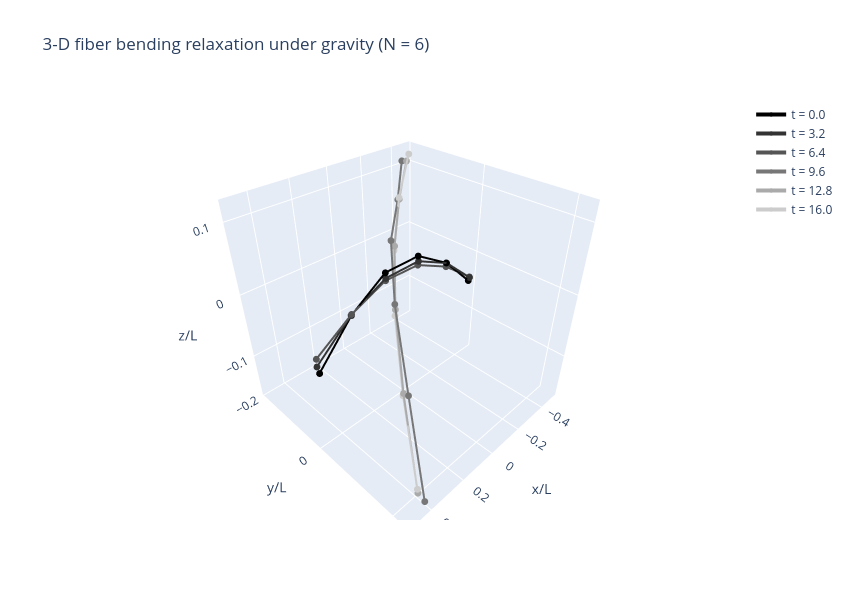

This figure's notebook cell:
### Markdown cell above
## Plot — 3-D shape over time

Snapshots in the frame moving with the centre of mass, scaled by the
fiber length. The black curve is the initial bent shape; lighter
shades show the progressive relaxation toward a straight, gravity-
aligned configuration.

### Code cell
step_indices = np.linspace(0, n_steps - 1, 6, dtype=int)
times = step_indices * dt
colors = ["#000000", "#333333", "#555555", "#777777", "#aaaaaa", "#cccccc"]

fig = go.Figure()
for c, step, t in zip(colors, step_indices, times):
    snap = lab_pos[step]
    centred = (snap - snap.mean(axis=0)) / L
    fig.add_trace(go.Scatter3d(
        x=centred[:, 0], y=centred[:, 1], z=centred[:, 2],
        mode="lines+markers",
        name=f"t = {t:.1f}",
        line=dict(color=c, width=4),
        marker=dict(size=4, color=c),
    ))

fig.update_layout(
    title=f"3-D fiber bending relaxation under gravity (N = {N})",
    scene=dict(xaxis_title="x/L", yaxis_title="y/L", zaxis_title="z/L", aspectmode="cube"),
    width=850, height=600,
)
fig.show()

### Figure 1 — Plotly figure (JSON) as saved in the notebook; plotly's stock layout.template omitted (floating-point values rounded to 4 significant figures)
{"data": [{"line": {"color": "#000000", "width": 4}, "marker": {"color": "#000000", "size": 4}, "mode": "lines+markers", "name": "t = 0.0", "type": "scatter3d", "x": [-0.4888, -0.2962, -0.09956, 0.09958, 0.2962, 0.4888], "y": [-0.00546, -0.00225, -0.0008882, -0.0001026, 0.00203, 0.006671], "z": [-0.04661, 0.006757, 0.03995, 0.03992, 0.006671, -0.04668]}, {"line": {"color": "#333333", "width": 4}, "marker": {"color": "#333333", "size": 4}, "mode": "lines+markers", "name": "t = 3.2", "type": "scatter3d", "x": [-0.4919, -0.2978, -0.1, 0.09958, 0.2976, 0.4925], "y": [-0.003813, -0.001766, -0.0002565, 0.0004515, 0.001661, 0.003724], "z": [-0.04113, 0.006413, 0.03259, 0.03225, 0.007023, -0.03715]}, {"line": {"color": "#555555", "width": 4}, "marker": {"color": "#555555", "size": 4}, "mode": "lines+markers", "name": "t = 6.4", "type": "scatter3d", "x": [-0.494, -0.2983, -0.1003, 0.09926, 0.298, 0.4953], "y": [-0.004892, -0.003411, -0.002112, -0.0001101, 0.003576, 0.006949], "z": [-0.04075, 0.0003718, 0.02637, 0.02881, 0.008911, -0.02371]}, {"line": {"color": "#777777", "width": 4}, "marker": {"color": "#777777", "size": 4}, "mode": "lines+markers", "name": "t = 9.6", "type": "scatter3d", "x": [-0.4423, -0.2573, -0.06957, 0.104, 0.2592, 0.4059], "y": [-0.1902, -0.1228, -0.06037, 0.02456, 0.1243, 0.2245], "z": [0.1066, 0.07695, 0.04997, 0.0031, -0.07243, -0.1642]}, {"line": {"color": "#aaaaaa", "width": 4}, "marker": {"color": "#aaaaaa", "size": 4}, "mode": "lines+markers", "name": "t = 12.8", "type": "scatter3d", "x": [-0.4501, -0.2614, -0.07622, 0.101, 0.2662, 0.4205], "y": [-0.1794, -0.1204, -0.05365, 0.02452, 0.1149, 0.214], "z": [0.1076, 0.0777, 0.04293, -0.005448, -0.07163, -0.1511]}, {"line": {"color": "#cccccc", "width": 4}, "marker": {"color": "#cccccc", "size": 4}, "mode": "lines+markers", "name": "t = 16.0", "type": "scatter3d", "x": [-0.4506, -0.2614, -0.07763, 0.09871, 0.2658, 0.4252], "y": [-0.1729, -0.1211, -0.05641, 0.02212, 0.1137, 0.2147], "z": [0.1186, 0.07981, 0.03568, -0.01588, -0.07598, -0.1422]}], "layout": {"height": 600, "scene": {"aspectmode": "cube", "xaxis": {"title": {"text": "x/L"}}, "yaxis": {"title": {"text": "y/L"}}, "zaxis": {"title": {"text": "z/L"}}}, "title": {"text": "3-D fiber bending relaxation under gravity (N = 6)"}, "width": 850}}
